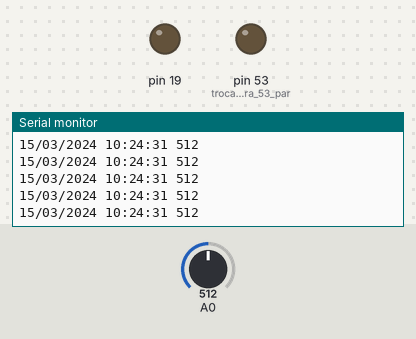
A sketch run on a simulated Arduino Mega 2560, built for the host (arithmetic inside an expression is 32-bit, double 64-bit). On the bench: output pins drawn as LEDs (lit = HIGH), the last lines printed to the serial monitor. The inputs (shaded band) are chosen by the test bench; at power-on: A0 = 512. The local clock reads 2024-03-15 10:24:30 at power-on unless the sketch sets it; storage starts empty.

Above: at 1.3 s.
1.4 s: A0 set to 987
At 2.1 s:
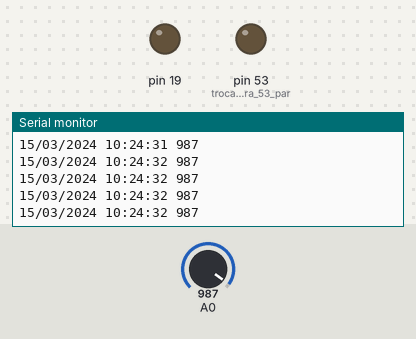
2.9 s: A0 set to 1014
At 3.6 s:
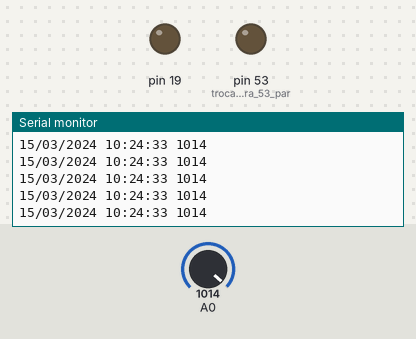
Timing chart, 0 to 5.9 s (numbered marks = the images above; inputs shaded):
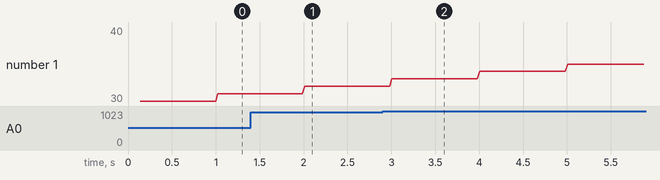

Measured:
- after the input at 1.4 s, the serial monitor: prints a new line at once (image 1)
- after the input at 2.9 s, the serial monitor: prints a new line at once (image 2)

The sketch:

dataLogger.ino
```cpp
#include <Wire.h>
#include "RTClib.h"

// *****************************************************************************
// Requisitos para as rotinas de manipulacao de arquivos.
#include "limits.h"
#include "SD.h"
bool      SDok             = false;      // Se SD foi inicializado corretamente
int       nivelDeDebug = 0;              // Nivel de debug (caregado do cartao)
File      arquivo, planilha, diario, forca;
// *****************************************************************************

const String VERSAO = "0.0.1";

RTC_DS1307 RTC;

DateTime now;
String        horaString, ultimoHorario, dataString, ultimaData;

unsigned long distancia = 0, ultimaDistanciaTotal = 0, ultimaDistancia = 0;
unsigned long distanciaHoraZero = 0;
float         distanciaReal = 0;
String        strDistanciaReal = "", strDistanciaDiariaReal = "";
float         distanciaDiariaReal = 0;
String        strDistancia = "";
String        strDistanciaDiaria = "";
unsigned long tempoDeCiclo = 0;
bool          mostraDoisPontos = false;
unsigned int  contadorDeDias = 0;

unsigned int  horaDoReset = 0;
boolean       reseteiDisplay = false;

unsigned int  instanteSemSD = 0;
unsigned int  tempoParaVerificarSD = 10000; // 10 mil milesegundos: 10 segundos

int           ultimaHora = 0;

boolean       bootup = true;

void inicializaSD(){
  Serial.print("Inicializando SD...");
  pinMode(53, OUTPUT); // trocado de 11 para 53 para usar Arduino Mega
  if (!SD.begin(4)) {
    Serial.println(" NOK");
    SDok = false;
  }
  else{
    SDok = true;
    Serial.println(" OK");
  }
}

String formataData(void){
  String retorno = "";
  retorno  = (now.day() < 10 ? "0" : "") + String(now.day(), DEC);
  retorno += "/";
  retorno += (now.month() < 10 ? "0" : "") + String(now.month(), DEC);
  retorno += "/";
  retorno += String(now.year(), DEC);
  return retorno;
}

String formataHoraReset(unsigned int hora){
  String retorno = "";
  retorno  = (hora < 10 ? "0" : "") + String(hora, DEC);
  retorno += ":00:00";
  return retorno;
}

String formataHora(void){
  String retorno = "";
  retorno  = (now.hour() < 10 ? "0" : "") + String(now.hour(), DEC);
  retorno += ":";
  retorno += (now.minute() < 10 ? "0" : "") + String(now.minute(), DEC);
  retorno += ":";
  retorno += (now.second() < 10 ? "0" : "") + String(now.second(), DEC);
  return retorno;
}

// Interrupcao 4 esta associada ao pino 19 na Mega
void setup(){
  analogReference(INTERNAL1V1);
  pinMode(10, INPUT);
  pinMode(11, INPUT);
  pinMode(12, INPUT);
  pinMode(13, INPUT);

  pinMode(19, OUTPUT);
  bootup = true;
  Serial.begin(9600);
  while (!Serial);{
    ; // wait for serial port to connect. Needed for Leonardo only
  }
  Serial.println("Dinamotro de forca de corte - " + VERSAO + " (PUCRS 2019)");
  Serial.print("Configurando RTC...");
  Wire.begin();
  RTC.begin();
  // retirar o "!" da linha " if (! rtc.isrunning()) {"
  // desta forma ele ficara sempre atualizando, visto que o código
  // ficara da seguinte forma "se RTC rodando atualize"
  //if(!RTC.isrunning()) {
  //  RTC.adjust(DateTime(__DATE__,__TIME__));
  //}
    //Serial.println(__DATE__);
    //Serial.println(__TIME__);
    //RTC.adjust(DateTime("Jun  5 2016","23:59:50"));

  Serial.println("  [ OK ]");

  inicializaSD();
  if (SDok){ // Caso o SD tenha inicializado, abre o arquivo com as horas.
    Serial.print("Verificando forca.cvs... ");
    forca = SD.open("forca.csv");
    if (forca){
      forca.close();
      Serial.println("[ OK ]");
    }else{
      Serial.print("Nao encontrado, criando um novo...");
      forca = SD.open("forca.csv", FILE_WRITE);
      forca.println("millis; Data; Hora; valor ad");
      forca.close();
    }

  }
  now = RTC.now();
  dataString = formataData();
  horaString = formataHora();

  if ( (dataString != ultimaData) && (horaString == formataHoraReset(horaDoReset)) && !reseteiDisplay && horaDoReset ) {
    distanciaHoraZero = distancia;
    reseteiDisplay = true;
  }
  if ( (horaString != formataHoraReset(horaDoReset)) && reseteiDisplay && horaDoReset )
    reseteiDisplay = false;

  ultimaHora = now.hour();
}

void loop(){
  now = RTC.now();
  dataString = formataData();
  horaString = formataHora();

  if (!SDok && (millis() - instanteSemSD > tempoParaVerificarSD) ){
    inicializaSD();
    instanteSemSD = millis();
  }

  if (horaString != ultimoHorario) {
    if (!mostraDoisPontos) horaString.replace(":", " ");
    if (!mostraDoisPontos) horaString.replace(" ", ":");
    mostraDoisPontos = !mostraDoisPontos;
    Serial.print(dataString);
    Serial.print(" ");
    Serial.print(horaString);
    Serial.print(" ");
    Serial.println(analogRead(A0));
  }
  //forca.println("millis; Data; Hora; valor ad");
  forca = SD.open("forca.csv", FILE_WRITE);
  forca.print(millis());
  forca.print(";"); forca.print(dataString);
  forca.print(";"); forca.print(horaString);
  forca.print(";"); forca.print(analogRead(A0));
  forca.println(";");
  forca.close();
}
```
